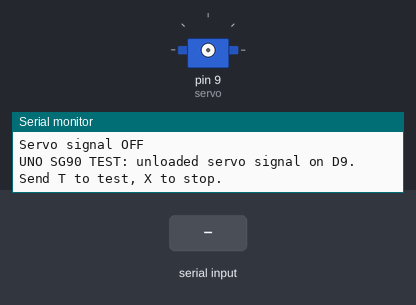
A program run on a simulated Arduino Uno, built with avr-gcc and run on an emulated ATmega328P. On the bench: servo, the last lines printed to the serial monitor. The test bench sets the inputs (shaded band).

Above: at 1.2 s.
1.3 s: "T" received over Serial
At 2.73 s:
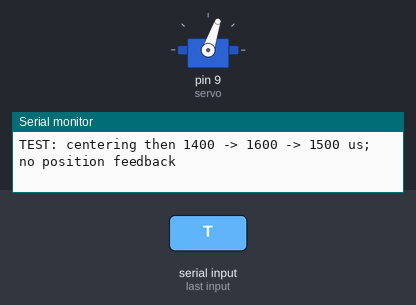
10.3 s: "t" received over Serial
At 14.56 s:
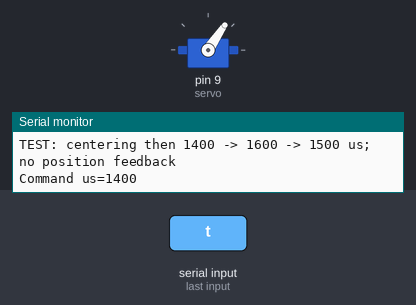
Timing chart, 0 to 19.3 s (numbered marks = the images above; inputs shaded):
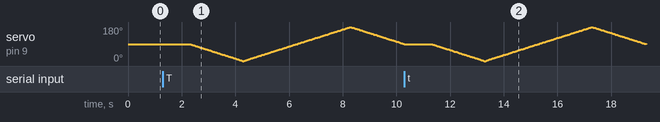

The program:

main.cpp
```cpp
#include <Arduino.h>
#include <Servo.h>
Servo servo;
bool active = false;
int pulse = 1500;
unsigned phase = 0;
uint32_t started = 0, stepped = 0;
void stopTest() {
    servo.detach();
    pinMode(9, OUTPUT);
    digitalWrite(9, LOW);
    active = false;
    Serial.println(F("Servo signal OFF"));
}
void setup() {
    Serial.begin(115200);
    stopTest();
    Serial.println(F("UNO SG90 TEST: unloaded servo signal on D9. Send T to test, X to stop."));
}
void loop() {
    if (Serial.available()) {
        char c = Serial.read();
        if (c == 'X' || c == 'x') stopTest();
        if ((c == 'T' || c == 't') && !active) {
            servo.attach(9, 1400, 1600);
            pulse = 1500;
            servo.writeMicroseconds(pulse);
            active = true;
            phase = 0;
            started = stepped = millis();
            Serial.println(F("TEST: centering then 1400 -> 1600 -> 1500 us; no position feedback"));
        }
    }
    if (!active) return;
    uint32_t now = millis();
    if ((uint32_t)(now - started) >= 12000) { stopTest(); return; }
    if ((uint32_t)(now - started) < 1000 || (uint32_t)(now - stepped) < 20) return;
    stepped = now;
    const int targets[] = {1400, 1600, 1500};
    int target = targets[phase];
    if (pulse < target) ++pulse;
    else if (pulse > target) --pulse;
    servo.writeMicroseconds(pulse);
    if (pulse == target) {
        Serial.print(F("Command us=")); Serial.println(pulse);
        if (++phase == 3) stopTest();
    }
}
```
